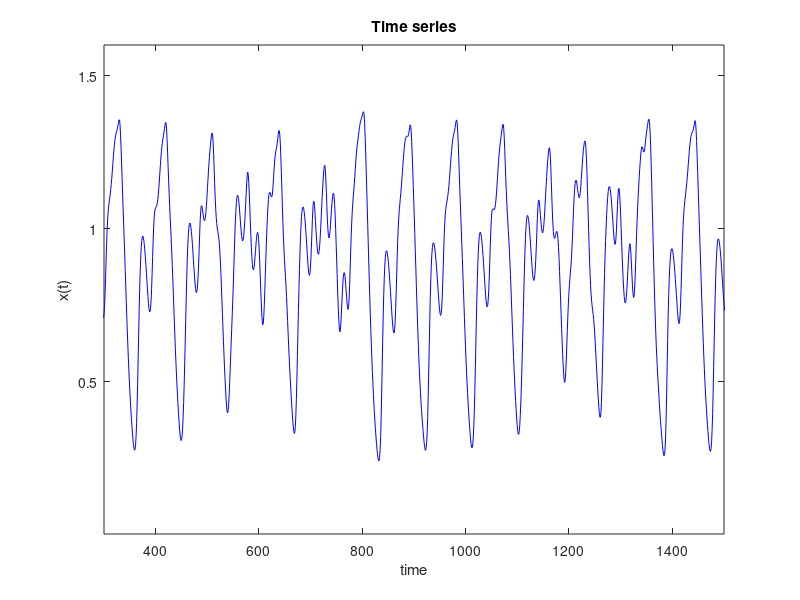

MATLAB code for this plot: (Note: this script raises an error after producing the figure.)
%% Time Series Prediction

clear
close all
% data

x = [1.5];

for i = 1:2000
    if i-1<25
        x(end+1) = 0.9*x(i);
    else
        x(end+1) = 0.9*x(i) + 0.2*x(i-25)/(1+x(i-25)^10);
    end
end

t = 301:1500;
input = [x(t-20); x(t-15); x(t-10); x(t-5); x(t)];
output = x(t+5);

plot(x,'b')
title('Time series')
xlabel('time')
ylabel('x(t)')
axis([301 1500 min(x)-0.1 max(x)+0.1 ])

% NN creation
nLayers = 2;
nHidden = [22]; % Number of hidden nodes per layer (if more than 2 hiddenLayers => row vector)

net = feedforwardnet(nHidden,'traingdx'); % training: backpropagation with momentum
net.divideFcn = 'divideind'; % Function for early stopping (separation training, val and test)
net.divideParam.trainInd = 1:700; % Adjust use of inputs
net.divideParam.valInd = 701:1000;
net.divideParam.testInd = 1001:1200;
net.divideParam.trainInd
net.numInputs = 5; % configuration number of inputs
for l = 1:5
    net.inputs{l}.size = 1;
end
net.inputConnect = [1 1 1 1 1;0 0 0 0 0];
net.numLayers = nLayers; % Configuration number of layers
net.layers{2}.transferFcn = 'tansig';
net.performParam.regularization = 0.01; %Regularization
net.trainParam.max_fail = 1; % maximum validation fails to stop learning
net.trainParam.lr_inc = 1.02;
net.trainParam.show = 1;
net.trainParam.lr = 0.001;
net.trainParam.epochs = 100000;
net.trainParam.goal = 0.05;
tic;
net = train(net,input,output,'useParallel','yes');
t_training = toc
output_NN = net(input);
figure
hold on
plot(t(1001:1200),output(1001:1200),'k')
plot(t(1001:1200),output_NN(1001:1200),'r')
title('target vs predicted values of x(t+5)')
xlabel('time')
ylabel('x(t+5)')
legend('Target','Predicted','Location','SouthWest')
axis([1301 1500 min([output output_NN])-0.1 max([output output_NN])+0.1])
hold off

figure
plot(t,abs(output-output_NN),'LineWidth',1.5)
axis([301 1500 min([output output_NN])-0.1 max([output output_NN])+0.1])
xlabel('time')
ylabel('|out - target|')
title('absolute error in the prediction')

W = [];
V = net.LW{2};

for l = 1:5
    W = [W net.IW{l}];
end

weights = [W(:)' V];
figure
histogram(weights,20)


